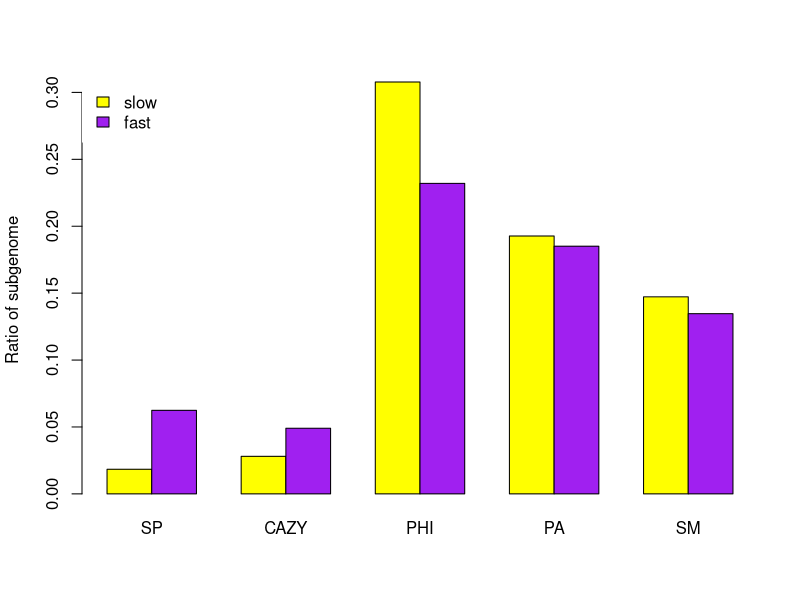
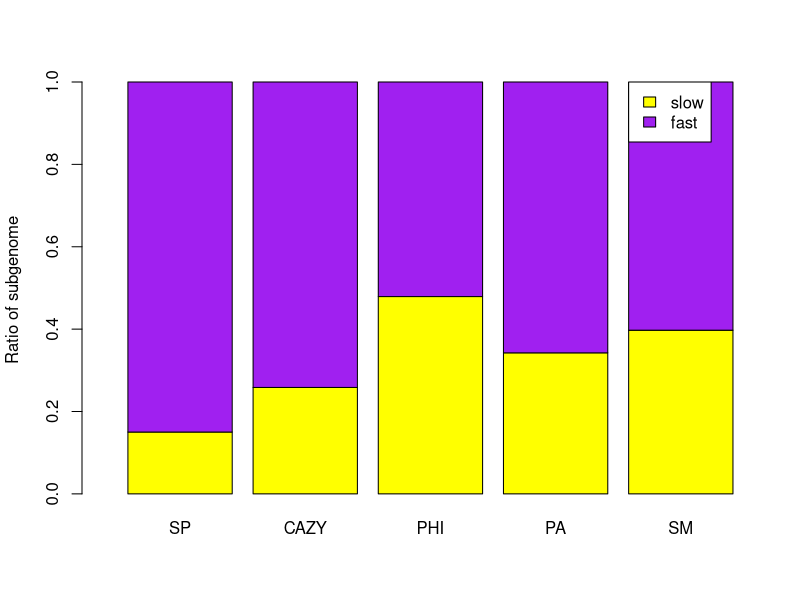
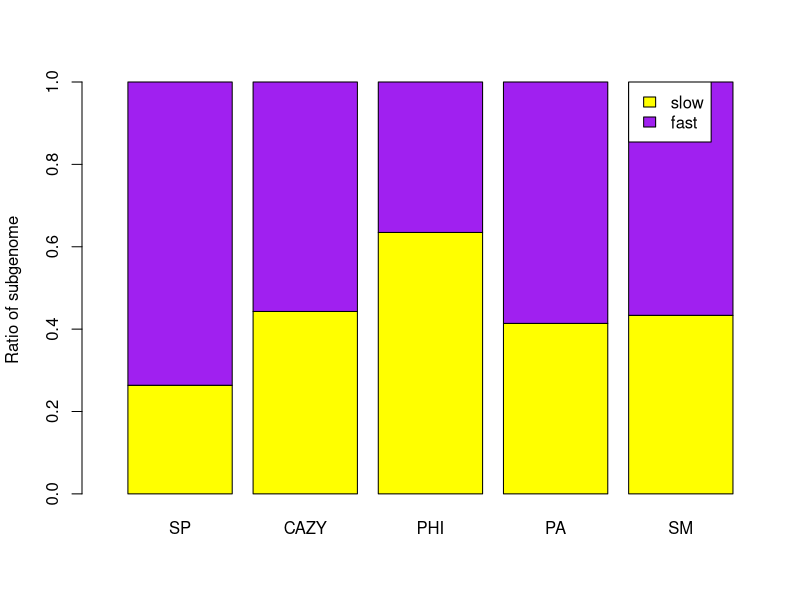

Write R code to recreate these figures, in order.
fast<-6092
slow<-8072
genome<-read.table("data/classpro/genome.tsv")
g<-as.matrix(genome)
g[1,]<-g[1,]/fast
g[2,]<-g[2,]/slow
barplot(g, 
        beside = T,
        col = c("yellow","purple"),
        ylab = "Ratio of subgenome"
        )
legend("topleft", box.col = "white", rownames(g), fill = c("yellow","purple"))

rnaseq<-read.table("data/classpro/rnaseq.tsv")
r<-as.matrix(rnaseq)
r[1,]<-r[1,]/fast
r[2,]<-r[2,]/slow
barplot(prop.table(r,2), 
        col = c("yellow","purple"),
        ylab = "Ratio of subgenome",
        xlim = c(0,6)
)
legend(5, 1, rownames(g), fill = c("yellow","purple"))
        
positive<-read.table("data/classpro/positive.tsv")
p<-as.matrix(positive)
p[1,]<-p[1,]/fast
p[2,]<-p[2,]/slow
barplot(prop.table(p,2), 
        col = c("yellow","purple"),
        ylab = "Ratio of subgenome",
        xlim = c(0,6)
)
legend(5, 1, rownames(g), fill = c("yellow","purple"))
